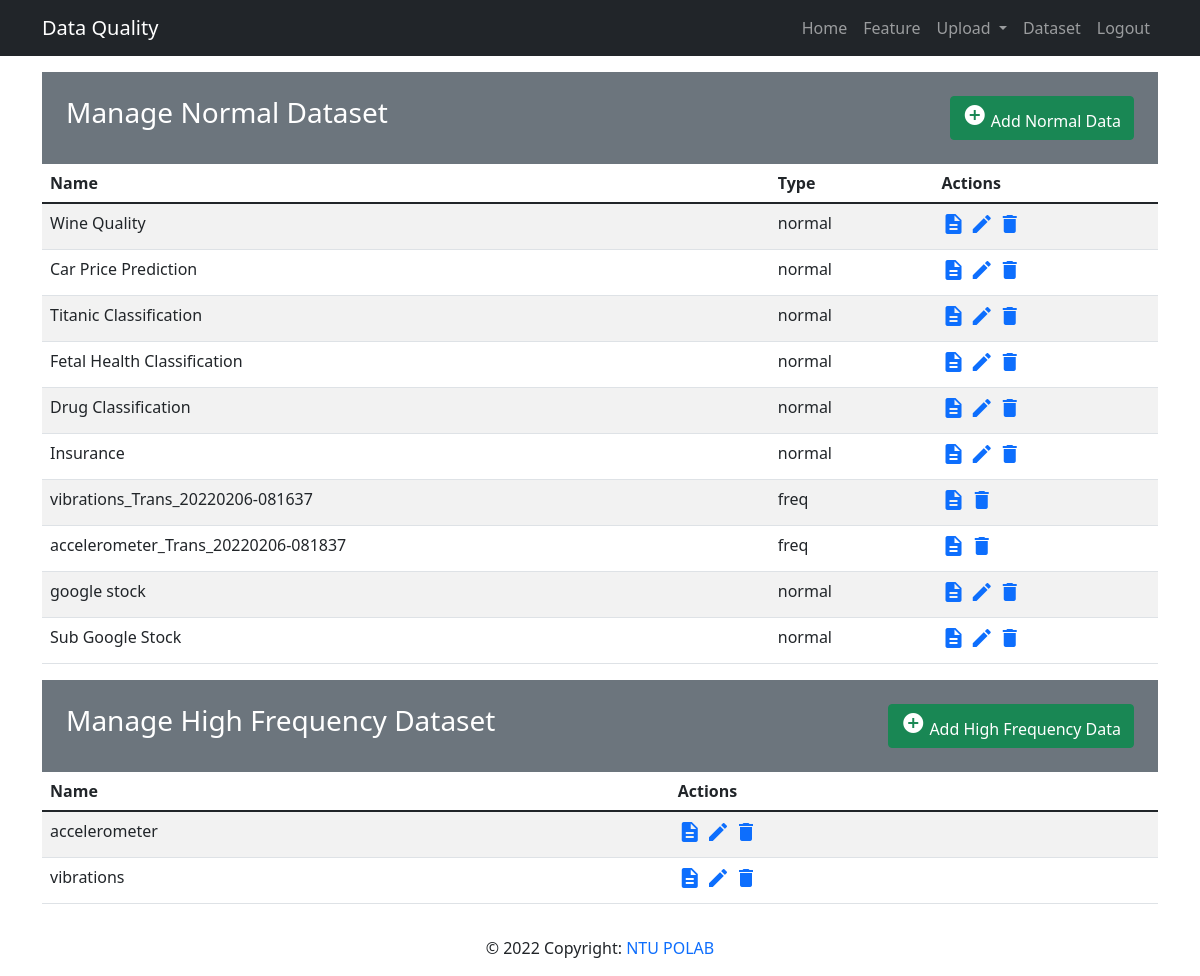
Page /mainapp/show_data/all (signed in) on the earlier database version.
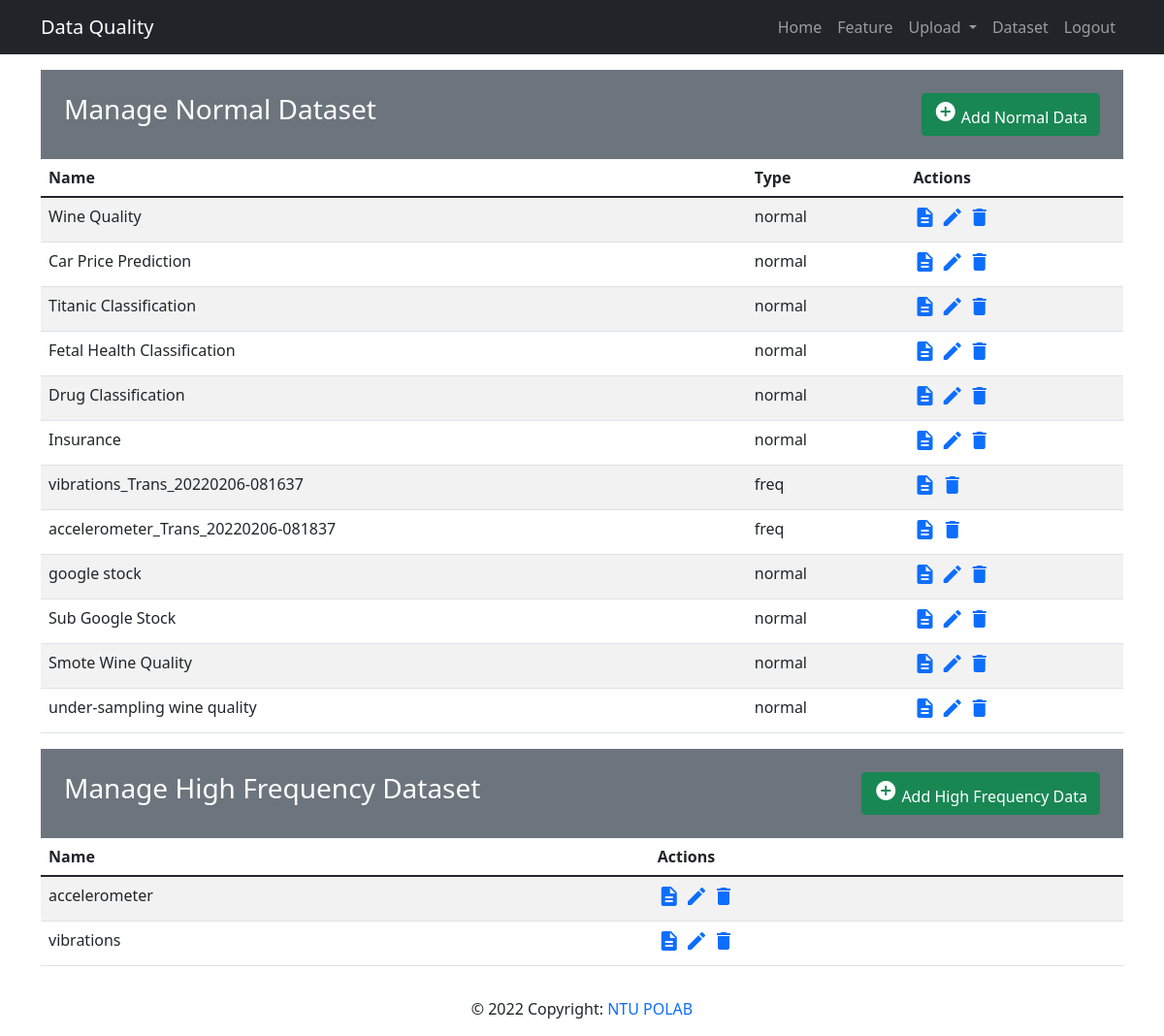
Same page on the later database version.
### mainapp/models.py (models this page shows, shortened)
class Data(models.Model):
  datatype_choices = [
    ('normal', 'Normal'),
    ('freq', 'High Frequency'),
    ('time', 'Time Series')
  ]
  question_choices = [
    ('classification', 'Classification'),
    ('regression', 'Regression'),
  ]
  name = models.CharField('Data Name', max_length=50)
  owner = models.ForeignKey(User, on_delete=models.CASCADE)
  rawdata = models.FileField(upload_to='rawdata/', validators=[file_size, validate_file_extension])
  attribute_data = models.FileField(upload_to='attribute/', validators=[file_size, validate_file_extension])
  datatype = models.CharField(max_length=10, choices=datatype_choices, default='normal')
  questiontype = models.CharField(max_length=15, choices=question_choices, default='classification')
  freq_config = models.JSONField(null=True, blank=True)
  def __str__(self):
      return self.name

class HighFrequencyData(models.Model):
  name = models.CharField('Data Name', max_length=50)
  owner = models.ForeignKey(User, on_delete=models.CASCADE)
  rawdata = models.FileField(upload_to='HFD/rawdata/', validators=[validate_file_extension])
  config = models.FileField(upload_to='HFD/config/')
  transData = models.ManyToManyField(Data, blank=True)
  def __str__(self):
      return self.name

### mainapp/views.py (the view)
# urls.py: path('show_data/all', views.list_data, name='list-data'),
@login_required(login_url='/members/login_user')
def list_data(request):
  user = request.user
  data_list = Data.objects.filter(owner=user)
  hfd_list = HighFrequencyData.objects.filter(owner=user)
  context = {
    'data_list': data_list,
    'hfd_list': hfd_list,
  }
  return render(request, 'mainapp/data_list.html', context)

### mainapp/templates/mainapp/data_list.html
{% extends 'base.html' %}
{% block content %}
  <div class="my-3">
    <div class="bg-secondary text-white p-4">
      <div class="row">
        <div class="col-6">
          <h3>Manage Normal Dataset</h3>
        </div>
        <div class="col-6 text-end">
          <a href="{% url 'upload-view'%}" class="btn btn-success"><i class="material-icons">&#xE147;</i> <span>Add Normal Data</span></a>
        </div>
      </div>
    </div>
    {% if data_list %}
      <table class="table table-striped table-hover">
        <thead>
          <tr>
            <th>Name</th>
            <th>Type</th>
            <th>Actions</th>
          </tr>
        </thead>
        {% for data in data_list %}
          <tr>
            <td>
              {{ data }}
            </td>
            <td>
              {{ data.datatype }}
            </td>
            {% if data.datatype == 'normal' %}
              <td>
                <a href="{% url 'show-data' data.id %}"><i class="material-icons">description</i></a>
                <a href="{% url 'update-data' data.id%}"><i class="material-icons">&#xE254;</i></a>
                <a href="{% url 'delete-data' data.id%}"><i class="material-icons">delete</i></a>
              </td>
            {% else %}
              <td>
                <a href="{% url 'show-data' data.id %}"><i class="material-icons">description</i></a>
                <a href="{% url 'delete-data' data.id%}"><i class="material-icons">delete</i></a>
              </td>
            {% endif %}
          </tr>
        {% endfor %}
      </table>
    {% else %}
      <div class="alert alert-warning">
        You haven't upload your data.
      </div>
    {% endif %}
  </div>
  <div class="my-3">
    <div class="bg-secondary text-white p-4">
      <div class="row">
        <div class="col-6">
          <h3>Manage High Frequency Dataset</h3>
        </div>
        <div class="col-6 text-end">
          <a href="{% url 'upload-hfd' %}" class="btn btn-success"><i class="material-icons">&#xE147;</i> <span>Add High Frequency Data</span></a>
        </div>
      </div>
    </div>
    {% if hfd_list %}
      <table class="table table-striped table-hover">
        <thead>
          <tr>
            <th>Name</th>
            <th>Actions</th>
          </tr>
        </thead>
        {% for data in hfd_list %}
          <tr>
            <td>
              {{ data }}
            </td>
            <td >
              <a href="{% url 'show-hfd' data.id %}"><i class="material-icons">description</i></a>
              <a href="{% url 'update-hfd' data.id%}"><i class="material-icons">&#xE254;</i></a>
              <a href="{% url 'delete-hfd' data.id%}"><i class="material-icons">delete</i></a>
            </td>
          </tr>
        {% endfor %}
      </table>
    {% else %}
      <div class="alert alert-warning">
        You haven't upload your data.
      </div>
    {% endif %}
  </div>
{% endblock %}

Differences in the rows shown:
added Data: name "Smote Wine Quality", datatype "normal"
added Data: name "under-sampling wine quality", datatype "normal"
